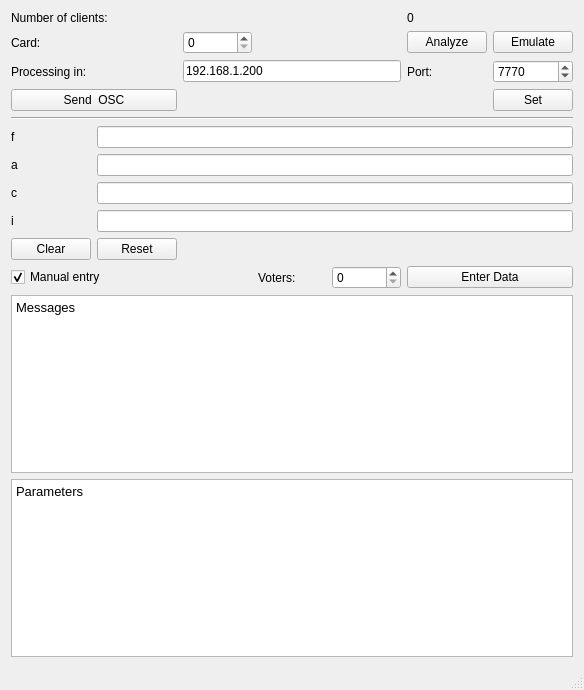
<?xml version="1.0" encoding="UTF-8"?>
<ui version="4.0">
 <class>MainWindow</class>
 <widget class="QMainWindow" name="MainWindow">
  <property name="geometry">
   <rect>
    <x>0</x>
    <y>0</y>
    <width>584</width>
    <height>690</height>
   </rect>
  </property>
  <property name="windowTitle">
   <string>Tt Server</string>
  </property>
  <widget class="QWidget" name="centralWidget">
   <layout class="QGridLayout" name="gridLayout">
    <item row="7" column="1" colspan="6">
     <widget class="QLineEdit" name="cLineEdit"/>
    </item>
    <item row="1" column="0">
     <widget class="QLabel" name="label_2">
      <property name="text">
       <string>Card:</string>
      </property>
     </widget>
    </item>
    <item row="1" column="6">
     <widget class="QPushButton" name="emulateButton">
      <property name="text">
       <string>Emulate</string>
      </property>
     </widget>
    </item>
    <item row="12" column="0" colspan="7">
     <widget class="QTextEdit" name="parametersTextEdit">
      <property name="html">
       <string>&lt;!DOCTYPE HTML PUBLIC &quot;-//W3C//DTD HTML 4.0//EN&quot; &quot;http://www.w3.org/TR/REC-html40/strict.dtd&quot;&gt;
&lt;html&gt;&lt;head&gt;&lt;meta name=&quot;qrichtext&quot; content=&quot;1&quot; /&gt;&lt;style type=&quot;text/css&quot;&gt;
p, li { white-space: pre-wrap; }
&lt;/style&gt;&lt;/head&gt;&lt;body style=&quot; font-family:'Noto Sans'; font-size:10pt; font-weight:400; font-style:normal;&quot;&gt;
&lt;p style=&quot; margin-top:0px; margin-bottom:0px; margin-left:0px; margin-right:0px; -qt-block-indent:0; text-indent:0px;&quot;&gt;Parameters&lt;/p&gt;&lt;/body&gt;&lt;/html&gt;</string>
      </property>
     </widget>
    </item>
    <item row="1" column="5">
     <widget class="QPushButton" name="analyzeButton">
      <property name="text">
       <string>Analyze</string>
      </property>
     </widget>
    </item>
    <item row="2" column="5">
     <widget class="QLabel" name="label_4">
      <property name="text">
       <string>Port:</string>
      </property>
     </widget>
    </item>
    <item row="1" column="2">
     <widget class="QSpinBox" name="cardNumberSpinBox">
      <property name="maximum">
       <number>8</number>
      </property>
     </widget>
    </item>
    <item row="6" column="0">
     <widget class="QLabel" name="label_6">
      <property name="text">
       <string>a</string>
      </property>
     </widget>
    </item>
    <item row="3" column="0" colspan="2">
     <widget class="QPushButton" name="sendOscButton">
      <property name="text">
       <string>Send  OSC</string>
      </property>
     </widget>
    </item>
    <item row="2" column="6">
     <widget class="QSpinBox" name="portSpinBox">
      <property name="maximum">
       <number>10000</number>
      </property>
      <property name="value">
       <number>7770</number>
      </property>
     </widget>
    </item>
    <item row="0" column="5">
     <widget class="QLabel" name="numberOfClientsLabel">
      <property name="text">
       <string>0</string>
      </property>
     </widget>
    </item>
    <item row="7" column="0">
     <widget class="QLabel" name="label_7">
      <property name="text">
       <string>c</string>
      </property>
     </widget>
    </item>
    <item row="10" column="4">
     <widget class="QSpinBox" name="votersCountSpinBox"/>
    </item>
    <item row="5" column="0">
     <widget class="QLabel" name="label_5">
      <property name="text">
       <string>f</string>
      </property>
     </widget>
    </item>
    <item row="10" column="3">
     <widget class="QLabel" name="label_9">
      <property name="text">
       <string>Voters: </string>
      </property>
     </widget>
    </item>
    <item row="10" column="0" colspan="3">
     <widget class="QCheckBox" name="manualEntryCheckBox">
      <property name="text">
       <string>Manual entry</string>
      </property>
      <property name="checked">
       <bool>true</bool>
      </property>
     </widget>
    </item>
    <item row="5" column="1" colspan="6">
     <widget class="QLineEdit" name="fLineEdit"/>
    </item>
    <item row="4" column="0" colspan="7">
     <widget class="Line" name="line">
      <property name="orientation">
       <enum>Qt::Horizontal</enum>
      </property>
     </widget>
    </item>
    <item row="10" column="5" colspan="2">
     <widget class="QPushButton" name="pushButton">
      <property name="text">
       <string>Enter Data</string>
      </property>
     </widget>
    </item>
    <item row="8" column="1" colspan="6">
     <widget class="QLineEdit" name="iLineEdit"/>
    </item>
    <item row="11" column="0" colspan="7">
     <widget class="QTextEdit" name="messagesTextEdit">
      <property name="html">
       <string>&lt;!DOCTYPE HTML PUBLIC &quot;-//W3C//DTD HTML 4.0//EN&quot; &quot;http://www.w3.org/TR/REC-html40/strict.dtd&quot;&gt;
&lt;html&gt;&lt;head&gt;&lt;meta name=&quot;qrichtext&quot; content=&quot;1&quot; /&gt;&lt;style type=&quot;text/css&quot;&gt;
p, li { white-space: pre-wrap; }
&lt;/style&gt;&lt;/head&gt;&lt;body style=&quot; font-family:'Noto Sans'; font-size:10pt; font-weight:400; font-style:normal;&quot;&gt;
&lt;p style=&quot; margin-top:0px; margin-bottom:0px; margin-left:0px; margin-right:0px; -qt-block-indent:0; text-indent:0px;&quot;&gt;Messages&lt;/p&gt;&lt;/body&gt;&lt;/html&gt;</string>
      </property>
     </widget>
    </item>
    <item row="3" column="6">
     <widget class="QPushButton" name="setOscButton">
      <property name="text">
       <string>Set</string>
      </property>
     </widget>
    </item>
    <item row="6" column="1" colspan="6">
     <widget class="QLineEdit" name="aLineEdit"/>
    </item>
    <item row="2" column="0" colspan="2">
     <widget class="QLabel" name="label_3">
      <property name="text">
       <string>Processing in:</string>
      </property>
     </widget>
    </item>
    <item row="2" column="2" colspan="3">
     <widget class="QLineEdit" name="oscServerLineEdit">
      <property name="text">
       <string>192.168.1.200</string>
      </property>
     </widget>
    </item>
    <item row="0" column="0" colspan="3">
     <widget class="QLabel" name="label">
      <property name="text">
       <string>Number of clients:</string>
      </property>
     </widget>
    </item>
    <item row="8" column="0">
     <widget class="QLabel" name="label_8">
      <property name="text">
       <string>i</string>
      </property>
     </widget>
    </item>
    <item row="9" column="0">
     <widget class="QPushButton" name="clearButton">
      <property name="text">
       <string>Clear</string>
      </property>
     </widget>
    </item>
    <item row="9" column="1">
     <widget class="QPushButton" name="resetButton">
      <property name="text">
       <string>Reset</string>
      </property>
     </widget>
    </item>
   </layout>
  </widget>
  <widget class="QStatusBar" name="statusBar"/>
 </widget>
 <layoutdefault spacing="6" margin="11"/>
 <resources/>
 <connections/>
</ui>
